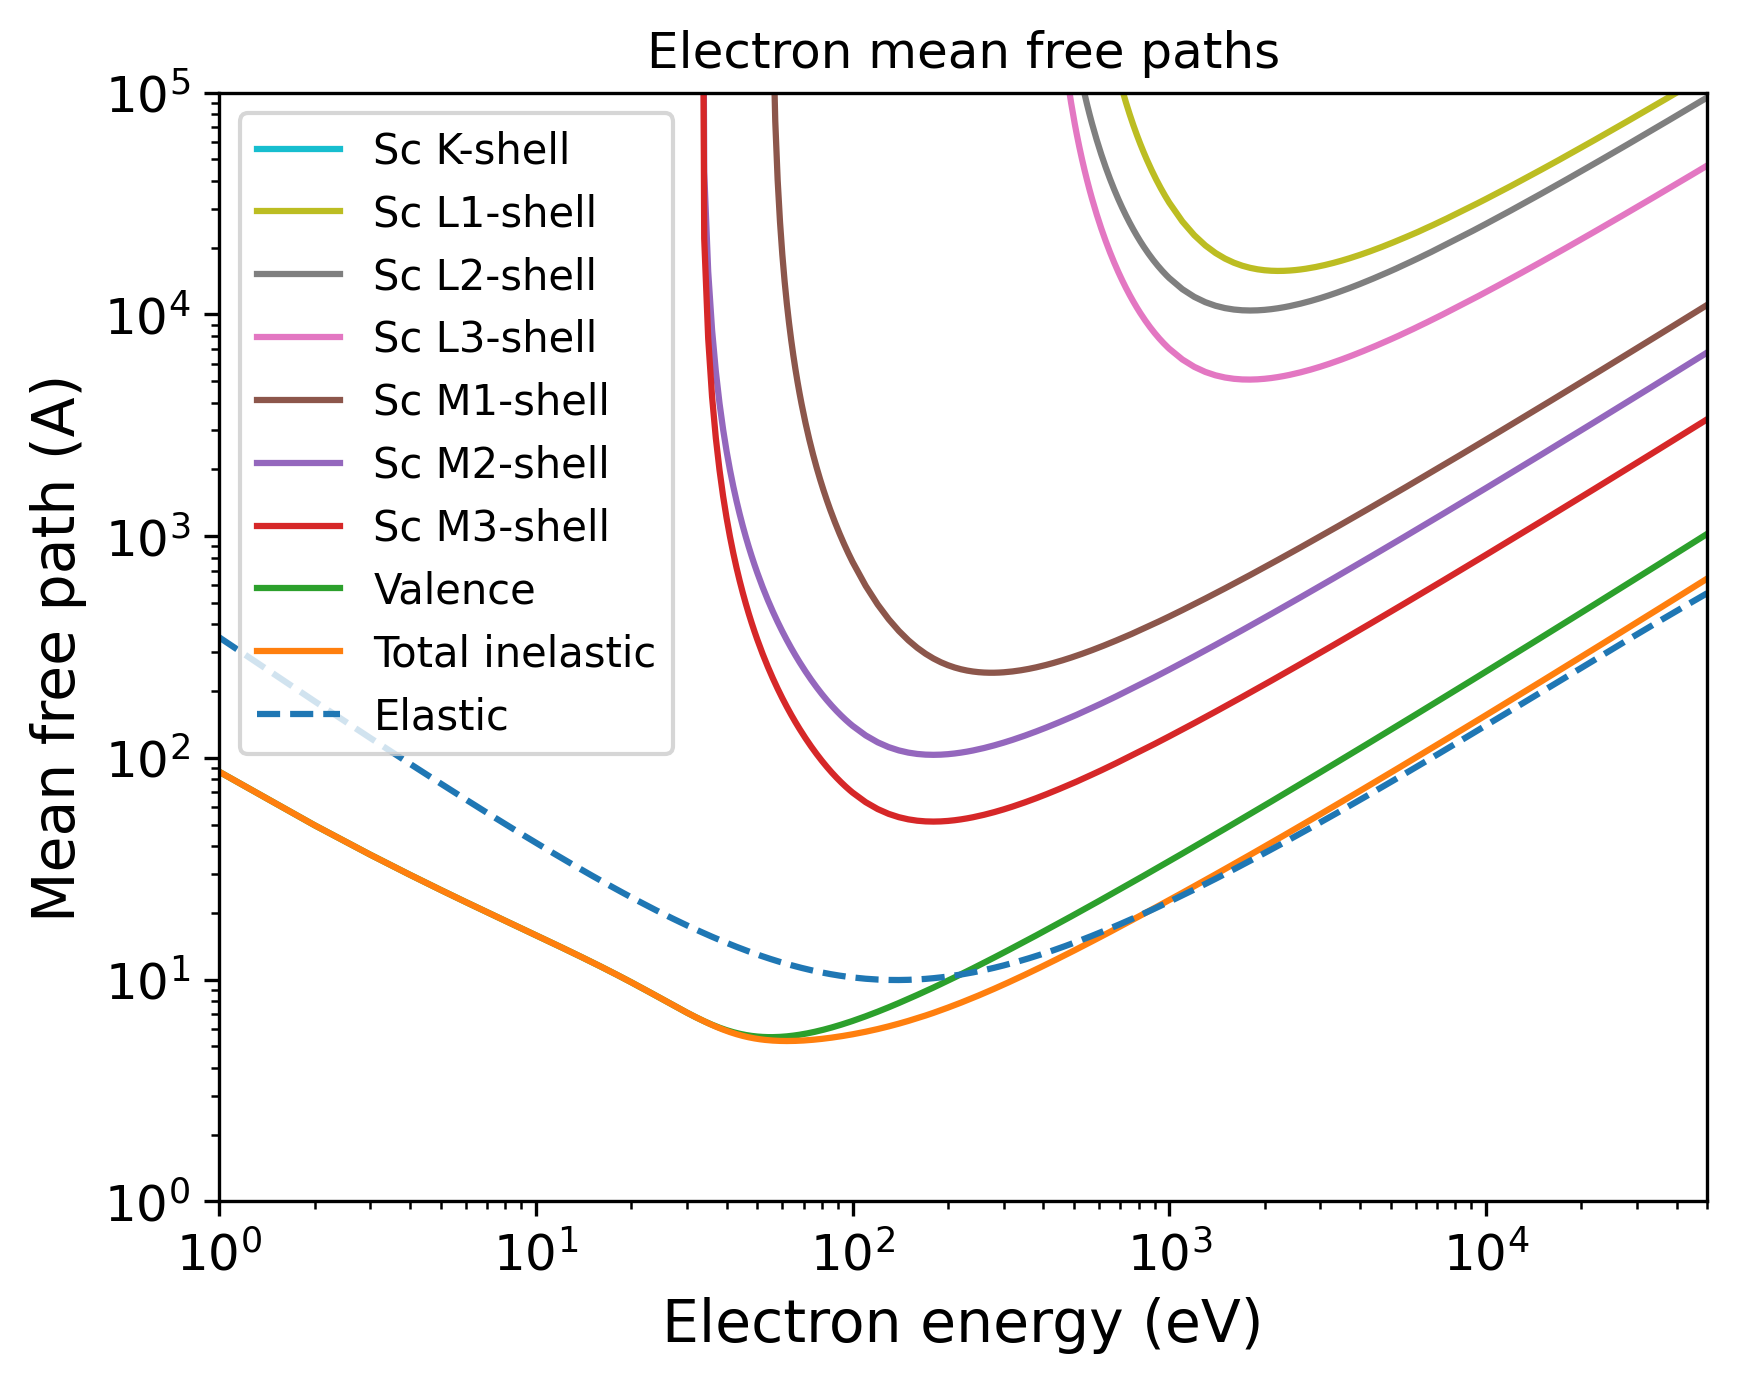

Source code (Python):
import pandas as pd
import numpy as np
import matplotlib.pyplot as plt
import matplotlib.cm as cm
# Set the format:
plt.xlabel("Electron energy (eV)", fontsize=14)
plt.ylabel("Mean free path (A)", fontsize=14)
plt.xticks(fontsize=12)
plt.yticks(fontsize=12)
plt.grid(False)
# Set the axes:
# Read the output file:
df = pd.read_csv(r"OUTPUT_Sc_Electron_IMFP.dat", sep=r'\s+', header=None, comment="#", skipinitialspace=True)
plt.xscale("log")
plt.yscale("log")
# Prepare the plot:
columns_to_plot = [ 1, 2, 3, 4, 5, 6, 7, 8, 9]
labels = [ "Sc K-shell", "Sc L1-shell", "Sc L2-shell", "Sc L3-shell", "Sc M1-shell", "Sc M2-shell", "Sc M3-shell", "Valence", "Total inelastic"]
# Create N distinct colors from a colormap
N = len(columns_to_plot)
colors = plt.cm.tab10(np.linspace(1, 0, 10))
# Set line styles:
linestyles = [ "-", "-", "-", "-", "-", "-", "-", "-", "-"]
for i, col in enumerate(columns_to_plot):
    color = colors[i % len(colors)]
    ls    = linestyles[i % len(linestyles)]
    label = labels[i % len(labels)]
    plt.plot(df.iloc[:, 0], df.iloc[:, col],
    color=color,
    label=label,
    linestyle=ls)
# Add a curve from the second file
df2 = pd.read_csv(r"OUTPUT_Sc_Electron_EMFP.dat", sep=r'\s+', header=None, comment="#", skipinitialspace=True)
columns_to_plot2 = [ 2]
labels2 = [ "Elastic"]
# Create second part of the plot:
for col, label in zip(columns_to_plot2, labels2):
    plt.plot(df2.iloc[:, 0], df2.iloc[:, col], label=label, linestyle="--")
plt.xlim(1.00000000,50000.00000000)
plt.ylim(1.00000000,100000.00000000)
plt.title("Electron mean free paths")
plt.legend(loc="best", fontsize=10)
# Save the plot in this format:
plt.savefig("OUTPUT_MFP_electron.png", dpi=300, bbox_inches="tight")
